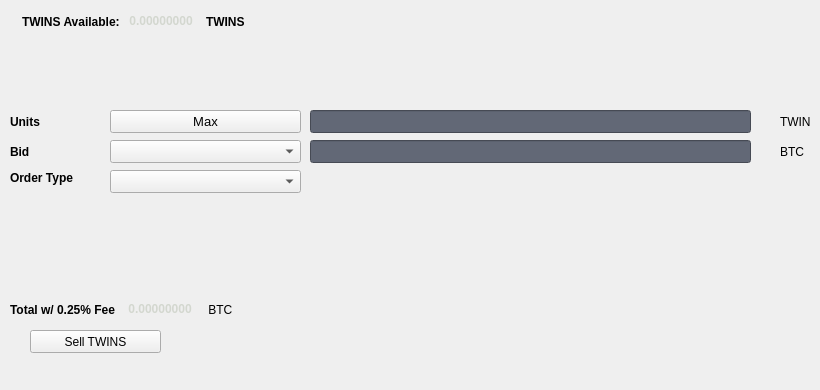
   <widget class="QWidget" name="SellTab">
    <attribute name="title">
     <string>Sell</string>
    </attribute>
    <widget class="QLabel" name="label_16">
     <property name="geometry">
      <rect>
       <x>780</x>
       <y>140</y>
       <width>31</width>
       <height>23</height>
      </rect>
     </property>
     <property name="text">
      <string>BTC</string>
     </property>
    </widget>
    <widget class="QComboBox" name="SellBidcomboBox">
     <property name="geometry">
      <rect>
       <x>110</x>
       <y>140</y>
       <width>191</width>
       <height>23</height>
      </rect>
     </property>
     <property name="font">
      <font>
       <pointsize>10</pointsize>
      </font>
     </property>
    </widget>
    <widget class="QLabel" name="label_18">
     <property name="geometry">
      <rect>
       <x>10</x>
       <y>110</y>
       <width>46</width>
       <height>23</height>
      </rect>
     </property>
     <property name="font">
      <font>
       <weight>75</weight>
       <bold>true</bold>
      </font>
     </property>
     <property name="text">
      <string>Units</string>
     </property>
    </widget>
    <widget class="QPushButton" name="Sell_Max_Amount">
     <property name="geometry">
      <rect>
       <x>110</x>
       <y>110</y>
       <width>191</width>
       <height>23</height>
      </rect>
     </property>
     <property name="font">
      <font>
       <pointsize>10</pointsize>
      </font>
     </property>
     <property name="text">
      <string>Max</string>
     </property>
    </widget>
    <widget class="QLabel" name="label_20">
     <property name="geometry">
      <rect>
       <x>10</x>
       <y>170</y>
       <width>91</width>
       <height>16</height>
      </rect>
     </property>
     <property name="font">
      <font>
       <weight>75</weight>
       <bold>true</bold>
      </font>
     </property>
     <property name="text">
      <string>Order Type</string>
     </property>
    </widget>
    <widget class="QComboBox" name="SellOrdertypeCombo">
     <property name="geometry">
      <rect>
       <x>110</x>
       <y>170</y>
       <width>191</width>
       <height>23</height>
      </rect>
     </property>
     <property name="font">
      <font>
       <pointsize>10</pointsize>
      </font>
     </property>
    </widget>
    <widget class="QLabel" name="label_21">
     <property name="geometry">
      <rect>
       <x>10</x>
       <y>140</y>
       <width>46</width>
       <height>23</height>
      </rect>
     </property>
     <property name="font">
      <font>
       <weight>75</weight>
       <bold>true</bold>
      </font>
     </property>
     <property name="text">
      <string>Bid</string>
     </property>
    </widget>
    <widget class="QLabel" name="label_22">
     <property name="geometry">
      <rect>
       <x>780</x>
       <y>110</y>
       <width>31</width>
       <height>23</height>
      </rect>
     </property>
     <property name="text">
      <string>TWINS</string>
     </property>
    </widget>
    <widget class="QLineEdit" name="UnitsInputTWINS">
     <property name="geometry">
      <rect>
       <x>310</x>
       <y>110</y>
       <width>441</width>
       <height>23</height>
      </rect>
     </property>
     <property name="font">
      <font>
       <pointsize>9</pointsize>
       <weight>75</weight>
       <bold>true</bold>
      </font>
     </property>
     <property name="styleSheet">
      <string notr="true">background-color:rgb(98, 104, 118);
color:rgb(211, 215, 207);</string>
     </property>
    </widget>
    <widget class="QLineEdit" name="SellBidPriceEdit">
     <property name="geometry">
      <rect>
       <x>310</x>
       <y>140</y>
       <width>441</width>
       <height>23</height>
      </rect>
     </property>
     <property name="font">
      <font>
       <pointsize>9</pointsize>
       <weight>75</weight>
       <bold>true</bold>
      </font>
     </property>
     <property name="styleSheet">
      <string notr="true">background-color:rgb(98, 104, 118);
color:rgb(211, 215, 207);</string>
     </property>
    </widget>
    <widget class="QPushButton" name="SellTWINSBTN">
     <property name="geometry">
      <rect>
       <x>30</x>
       <y>330</y>
       <width>131</width>
       <height>23</height>
      </rect>
     </property>
     <property name="text">
      <string>Sell TWINS</string>
     </property>
     <property name="icon">
      <iconset resource="../twins.qrc">
       <normaloff>:/icons/bitcoin</normaloff>:/icons/bitcoin</iconset>
     </property>
    </widget>
    <widget class="QWidget" name="layoutWidget3">
     <property name="geometry">
      <rect>
       <x>22</x>
       <y>12</y>
       <width>258</width>
       <height>19</height>
      </rect>
     </property>
     <layout class="QHBoxLayout" name="horizontalLayout">
      <item>
       <widget class="QLabel" name="label232_2">
        <property name="font">
         <font>
          <weight>75</weight>
          <bold>true</bold>
         </font>
        </property>
        <property name="text">
         <string>TWINS Available:</string>
        </property>
       </widget>
      </item>
      <item>
       <widget class="QLabel" name="TWINSAvailableLabel">
        <property name="palette">
         <palette>
          <active>
           <colorrole role="WindowText">
            <brush brushstyle="SolidPattern">
             <color alpha="255">
              <red>211</red>
              <green>215</green>
              <blue>207</blue>
             </color>
            </brush>
           </colorrole>
           <colorrole role="Button">
            <brush brushstyle="SolidPattern">
             <color alpha="255">
              <red>70</red>
              <green>81</green>
              <blue>86</blue>
             </color>
            </brush>
           </colorrole>
           <colorrole role="Light">
            <brush brushstyle="SolidPattern">
             <color alpha="255">
              <red>0</red>
              <green>255</green>
              <blue>0</blue>
             </color>
            </brush>
           </colorrole>
           <colorrole role="Midlight">
            <brush brushstyle="SolidPattern">
             <color alpha="255">
              <red>0</red>
              <green>212</green>
              <blue>0</blue>
             </color>
            </brush>
           </colorrole>
           <colorrole role="Dark">
            <brush brushstyle="SolidPattern">
             <color alpha="255">
              <red>0</red>
              <green>85</green>
              <blue>0</blue>
             </color>
            </brush>
           </colorrole>
           <colorrole role="Mid">
            <brush brushstyle="SolidPattern">
             <color alpha="255">
              <red>0</red>
              <green>113</green>
              <blue>0</blue>
             </color>
            </brush>
           </colorrole>
           <colorrole role="Text">
            <brush brushstyle="SolidPattern">
             <color alpha="255">
              <red>211</red>
              <green>215</green>
              <blue>207</blue>
             </color>
            </brush>
           </colorrole>
           <colorrole role="BrightText">
            <brush brushstyle="SolidPattern">
             <color alpha="255">
              <red>255</red>
              <green>255</green>
              <blue>255</blue>
             </color>
            </brush>
           </colorrole>
           <colorrole role="ButtonText">
            <brush brushstyle="SolidPattern">
             <color alpha="255">
              <red>211</red>
              <green>215</green>
              <blue>207</blue>
             </color>
            </brush>
           </colorrole>
           <colorrole role="Base">
            <brush brushstyle="SolidPattern">
             <color alpha="255">
              <red>70</red>
              <green>81</green>
              <blue>86</blue>
             </color>
            </brush>
           </colorrole>
           <colorrole role="Window">
            <brush brushstyle="SolidPattern">
             <color alpha="255">
              <red>70</red>
              <green>81</green>
              <blue>86</blue>
             </color>
            </brush>
           </colorrole>
           <colorrole role="Shadow">
            <brush brushstyle="SolidPattern">
             <color alpha="255">
              <red>0</red>
              <green>0</green>
              <blue>0</blue>
             </color>
            </brush>
           </colorrole>
           <colorrole role="AlternateBase">
            <brush brushstyle="SolidPattern">
             <color alpha="255">
              <red>127</red>
              <green>212</green>
              <blue>127</blue>
             </color>
            </brush>
           </colorrole>
           <colorrole role="ToolTipBase">
            <brush brushstyle="SolidPattern">
             <color alpha="255">
              <red>255</red>
              <green>255</green>
              <blue>220</blue>
             </color>
            </brush>
           </colorrole>
           <colorrole role="ToolTipText">
            <brush brushstyle="SolidPattern">
             <color alpha="255">
              <red>0</red>
              <green>0</green>
              <blue>0</blue>
             </color>
            </brush>
           </colorrole>
          </active>
          <inactive>
           <colorrole role="WindowText">
            <brush brushstyle="SolidPattern">
             <color alpha="255">
              <red>211</red>
              <green>215</green>
              <blue>207</blue>
             </color>
            </brush>
           </colorrole>
           <colorrole role="Button">
            <brush brushstyle="SolidPattern">
             <color alpha="255">
              <red>70</red>
              <green>81</green>
              <blue>86</blue>
             </color>
            </brush>
           </colorrole>
           <colorrole role="Light">
            <brush brushstyle="SolidPattern">
             <color alpha="255">
              <red>0</red>
              <green>255</green>
              <blue>0</blue>
             </color>
            </brush>
           </colorrole>
           <colorrole role="Midlight">
            <brush brushstyle="SolidPattern">
             <color alpha="255">
              <red>0</red>
              <green>212</green>
              <blue>0</blue>
             </color>
            </brush>
           </colorrole>
           <colorrole role="Dark">
            <brush brushstyle="SolidPattern">
             <color alpha="255">
              <red>0</red>
              <green>85</green>
              <blue>0</blue>
             </color>
            </brush>
           </colorrole>
           <colorrole role="Mid">
            <brush brushstyle="SolidPattern">
             <color alpha="255">
              <red>0</red>
              <green>113</green>
              <blue>0</blue>
             </color>
            </brush>
           </colorrole>
           <colorrole role="Text">
            <brush brushstyle="SolidPattern">
             <color alpha="255">
              <red>211</red>
              <green>215</green>
              <blue>207</blue>
             </color>
            </brush>
           </colorrole>
           <colorrole role="BrightText">
            <brush brushstyle="SolidPattern">
             <color alpha="255">
              <red>255</red>
              <green>255</green>
              <blue>255</blue>
             </color>
            </brush>
           </colorrole>
           <colorrole role="ButtonText">
            <brush brushstyle="SolidPattern">
             <color alpha="255">
              <red>211</red>
              <green>215</green>
              <blue>207</blue>
             </color>
            </brush>
           </colorrole>
           <colorrole role="Base">
            <brush brushstyle="SolidPattern">
             <color alpha="255">
              <red>70</red>
              <green>81</green>
              <blue>86</blue>
             </color>
            </brush>
           </colorrole>
           <colorrole role="Window">
            <brush brushstyle="SolidPattern">
             <color alpha="255">
              <red>70</red>
              <green>81</green>
              <blue>86</blue>
             </color>
            </brush>
           </colorrole>
           <colorrole role="Shadow">
            <brush brushstyle="SolidPattern">
             <color alpha="255">
              <red>0</red>
              <green>0</green>
              <blue>0</blue>
             </color>
            </brush>
           </colorrole>
           <colorrole role="AlternateBase">
            <brush brushstyle="SolidPattern">
             <color alpha="255">
              <red>127</red>
              <green>212</green>
              <blue>127</blue>
             </color>
            </brush>
           </colorrole>
           <colorrole role="ToolTipBase">
            <brush brushstyle="SolidPattern">
             <color alpha="255">
              <red>255</red>
              <green>255</green>
              <blue>220</blue>
             </color>
            </brush>
           </colorrole>
           <colorrole role="ToolTipText">
            <brush brushstyle="SolidPattern">
             <color alpha="255">
              <red>0</red>
              <green>0</green>
              <blue>0</blue>
             </color>
            </brush>
           </colorrole>
          </inactive>
          <disabled>
           <colorrole role="WindowText">
            <brush brushstyle="SolidPattern">
             <color alpha="255">
              <red>211</red>
              <green>215</green>
              <blue>207</blue>
             </color>
            </brush>
           </colorrole>
           <colorrole role="Button">
            <brush brushstyle="SolidPattern">
             <color alpha="255">
              <red>70</red>
              <green>81</green>
              <blue>86</blue>
             </color>
            </brush>
           </colorrole>
           <colorrole role="Light">
            <brush brushstyle="SolidPattern">
             <color alpha="255">
              <red>0</red>
              <green>255</green>
              <blue>0</blue>
             </color>
            </brush>
           </colorrole>
           <colorrole role="Midlight">
            <brush brushstyle="SolidPattern">
             <color alpha="255">
              <red>0</red>
              <green>212</green>
              <blue>0</blue>
             </color>
            </brush>
           </colorrole>
           <colorrole role="Dark">
            <brush brushstyle="SolidPattern">
             <color alpha="255">
              <red>0</red>
              <green>85</green>
              <blue>0</blue>
             </color>
            </brush>
           </colorrole>
           <colorrole role="Mid">
            <brush brushstyle="SolidPattern">
             <color alpha="255">
              <red>0</red>
              <green>113</green>
              <blue>0</blue>
             </color>
            </brush>
           </colorrole>
           <colorrole role="Text">
            <brush brushstyle="SolidPattern">
             <color alpha="255">
              <red>211</red>
              <green>215</green>
              <blue>207</blue>
             </color>
            </brush>
           </colorrole>
           <colorrole role="BrightText">
            <brush brushstyle="SolidPattern">
             <color alpha="255">
              <red>255</red>
              <green>255</green>
              <blue>255</blue>
             </color>
            </brush>
           </colorrole>
           <colorrole role="ButtonText">
            <brush brushstyle="SolidPattern">
             <color alpha="255">
              <red>211</red>
              <green>215</green>
              <blue>207</blue>
             </color>
            </brush>
           </colorrole>
           <colorrole role="Base">
            <brush brushstyle="SolidPattern">
             <color alpha="255">
              <red>70</red>
              <green>81</green>
              <blue>86</blue>
             </color>
            </brush>
           </colorrole>
           <colorrole role="Window">
            <brush brushstyle="SolidPattern">
             <color alpha="255">
              <red>70</red>
              <green>81</green>
              <blue>86</blue>
             </color>
            </brush>
           </colorrole>
           <colorrole role="Shadow">
            <brush brushstyle="SolidPattern">
             <color alpha="255">
              <red>0</red>
              <green>0</green>
              <blue>0</blue>
             </color>
            </brush>
           </colorrole>
           <colorrole role="AlternateBase">
            <brush brushstyle="SolidPattern">
             <color alpha="255">
              <red>0</red>
              <green>170</green>
              <blue>0</blue>
             </color>
            </brush>
           </colorrole>
           <colorrole role="ToolTipBase">
            <brush brushstyle="SolidPattern">
             <color alpha="255">
              <red>255</red>
              <green>255</green>
              <blue>220</blue>
             </color>
            </brush>
           </colorrole>
           <colorrole role="ToolTipText">
            <brush brushstyle="SolidPattern">
             <color alpha="255">
              <red>0</red>
              <green>0</green>
              <blue>0</blue>
             </color>
            </brush>
           </colorrole>
          </disabled>
         </palette>
        </property>
        <property name="font">
         <font>
          <weight>75</weight>
          <bold>true</bold>
         </font>
        </property>
        <property name="text">
         <string> 0.00000000 </string>
        </property>
        <property name="textInteractionFlags">
         <set>Qt::LinksAccessibleByMouse|Qt::TextSelectableByKeyboard|Qt::TextSelectableByMouse</set>
        </property>
       </widget>
      </item>
      <item>
       <widget class="QLabel" name="labelTWINS">
        <property name="font">
         <font>
          <weight>75</weight>
          <bold>true</bold>
         </font>
        </property>
        <property name="text">
         <string>TWINS</string>
        </property>
       </widget>
      </item>
     </layout>
    </widget>
    <widget class="QWidget" name="layoutWidget">
     <property name="geometry">
      <rect>
       <x>10</x>
       <y>300</y>
       <width>268</width>
       <height>19</height>
      </rect>
     </property>
     <layout class="QHBoxLayout" name="horizontalLayout_2">
      <item>
       <widget class="QLabel" name="label_19">
        <property name="font">
         <font>
          <weight>75</weight>
          <bold>true</bold>
         </font>
        </property>
        <property name="text">
         <string>Total w/ 0.25% Fee </string>
        </property>
       </widget>
      </item>
      <item>
       <widget class="QLabel" name="SellCostLabel">
        <property name="palette">
         <palette>
          <active>
           <colorrole role="WindowText">
            <brush brushstyle="SolidPattern">
             <color alpha="255">
              <red>211</red>
              <green>215</green>
              <blue>207</blue>
             </color>
            </brush>
           </colorrole>
           <colorrole role="Button">
            <brush brushstyle="SolidPattern">
             <color alpha="255">
              <red>70</red>
              <green>81</green>
              <blue>86</blue>
             </color>
            </brush>
           </colorrole>
           <colorrole role="Light">
            <brush brushstyle="SolidPattern">
             <color alpha="255">
              <red>0</red>
              <green>255</green>
              <blue>0</blue>
             </color>
            </brush>
           </colorrole>
           <colorrole role="Midlight">
            <brush brushstyle="SolidPattern">
             <color alpha="255">
              <red>0</red>
              <green>212</green>
              <blue>0</blue>
             </color>
            </brush>
           </colorrole>
           <colorrole role="Dark">
            <brush brushstyle="SolidPattern">
             <color alpha="255">
              <red>0</red>
              <green>85</green>
              <blue>0</blue>
             </color>
            </brush>
           </colorrole>
           <colorrole role="Mid">
            <brush brushstyle="SolidPattern">
             <color alpha="255">
              <red>0</red>
              <green>113</green>
              <blue>0</blue>
             </color>
            </brush>
           </colorrole>
           <colorrole role="Text">
            <brush brushstyle="SolidPattern">
             <color alpha="255">
              <red>211</red>
              <green>215</green>
              <blue>207</blue>
             </color>
            </brush>
           </colorrole>
           <colorrole role="BrightText">
            <brush brushstyle="SolidPattern">
             <color alpha="255">
              <red>255</red>
              <green>255</green>
              <blue>255</blue>
             </color>
            </brush>
           </colorrole>
           <colorrole role="ButtonText">
            <brush brushstyle="SolidPattern">
             <color alpha="255">
              <red>211</red>
              <green>215</green>
              <blue>207</blue>
             </color>
            </brush>
           </colorrole>
           <colorrole role="Base">
            <brush brushstyle="SolidPattern">
             <color alpha="255">
              <red>70</red>
              <green>81</green>
              <blue>86</blue>
             </color>
            </brush>
           </colorrole>
           <colorrole role="Window">
            <brush brushstyle="SolidPattern">
             <color alpha="255">
              <red>70</red>
              <green>81</green>
              <blue>86</blue>
             </color>
            </brush>
           </colorrole>
           <colorrole role="Shadow">
            <brush brushstyle="SolidPattern">
             <color alpha="255">
              <red>0</red>
              <green>0</green>
              <blue>0</blue>
             </color>
            </brush>
           </colorrole>
           <colorrole role="AlternateBase">
            <brush brushstyle="SolidPattern">
             <color alpha="255">
              <red>127</red>
              <green>212</green>
              <blue>127</blue>
             </color>
            </brush>
           </colorrole>
           <colorrole role="ToolTipBase">
            <brush brushstyle="SolidPattern">
             <color alpha="255">
              <red>255</red>
              <green>255</green>
              <blue>220</blue>
             </color>
            </brush>
           </colorrole>
           <colorrole role="ToolTipText">
            <brush brushstyle="SolidPattern">
             <color alpha="255">
              <red>0</red>
              <green>0</green>
              <blue>0</blue>
             </color>
            </brush>
           </colorrole>
          </active>
          <inactive>
           <colorrole role="WindowText">
            <brush brushstyle="SolidPattern">
             <color alpha="255">
              <red>211</red>
              <green>215</green>
              <blue>207</blue>
             </color>
            </brush>
           </colorrole>
           <colorrole role="Button">
            <brush brushstyle="SolidPattern">
             <color alpha="255">
              <red>70</red>
              <green>81</green>
              <blue>86</blue>
             </color>
            </brush>
           </colorrole>
           <colorrole role="Light">
            <brush brushstyle="SolidPattern">
             <color alpha="255">
              <red>0</red>
              <green>255</green>
              <blue>0</blue>
             </color>
            </brush>
           </colorrole>
           <colorrole role="Midlight">
            <brush brushstyle="SolidPattern">
             <color alpha="255">
              <red>0</red>
              <green>212</green>
              <blue>0</blue>
             </color>
            </brush>
           </colorrole>
           <colorrole role="Dark">
            <brush brushstyle="SolidPattern">
             <color alpha="255">
              <red>0</red>
              <green>85</green>
              <blue>0</blue>
             </color>
            </brush>
           </colorrole>
           <colorrole role="Mid">
            <brush brushstyle="SolidPattern">
             <color alpha="255">
              <red>0</red>
              <green>113</green>
              <blue>0</blue>
             </color>
            </brush>
           </colorrole>
           <colorrole role="Text">
            <brush brushstyle="SolidPattern">
             <color alpha="255">
              <red>211</red>
              <green>215</green>
              <blue>207</blue>
             </color>
            </brush>
           </colorrole>
           <colorrole role="BrightText">
            <brush brushstyle="SolidPattern">
             <color alpha="255">
              <red>255</red>
              <green>255</green>
              <blue>255</blue>
             </color>
            </brush>
           </colorrole>
           <colorrole role="ButtonText">
            <brush brushstyle="SolidPattern">
             <color alpha="255">
              <red>211</red>
              <green>215</green>
              <blue>207</blue>
             </color>
            </brush>
           </colorrole>
           <colorrole role="Base">
            <brush brushstyle="SolidPattern">
             <color alpha="255">
              <red>70</red>
              <green>81</green>
              <blue>86</blue>
             </color>
            </brush>
           </colorrole>
           <colorrole role="Window">
            <brush brushstyle="SolidPattern">
             <color alpha="255">
              <red>70</red>
              <green>81</green>
              <blue>86</blue>
             </color>
            </brush>
           </colorrole>
           <colorrole role="Shadow">
            <brush brushstyle="SolidPattern">
             <color alpha="255">
              <red>0</red>
              <green>0</green>
              <blue>0</blue>
             </color>
            </brush>
           </colorrole>
           <colorrole role="AlternateBase">
            <brush brushstyle="SolidPattern">
             <color alpha="255">
              <red>127</red>
              <green>212</green>
              <blue>127</blue>
             </color>
            </brush>
           </colorrole>
           <colorrole role="ToolTipBase">
            <brush brushstyle="SolidPattern">
             <color alpha="255">
              <red>255</red>
              <green>255</green>
              <blue>220</blue>
             </color>
            </brush>
           </colorrole>
           <colorrole role="ToolTipText">
            <brush brushstyle="SolidPattern">
             <color alpha="255">
              <red>0</red>
              <green>0</green>
              <blue>0</blue>
             </color>
            </brush>
           </colorrole>
          </inactive>
          <disabled>
           <colorrole role="WindowText">
            <brush brushstyle="SolidPattern">
             <color alpha="255">
              <red>211</red>
              <green>215</green>
              <blue>207</blue>
             </color>
            </brush>
           </colorrole>
           <colorrole role="Button">
            <brush brushstyle="SolidPattern">
             <color alpha="255">
              <red>70</red>
              <green>81</green>
              <blue>86</blue>
             </color>
            </brush>
           </colorrole>
           <colorrole role="Light">
            <brush brushstyle="SolidPattern">
             <color alpha="255">
              <red>0</red>
              <green>255</green>
              <blue>0</blue>
             </color>
            </brush>
           </colorrole>
           <colorrole role="Midlight">
            <brush brushstyle="SolidPattern">
             <color alpha="255">
              <red>0</red>
              <green>212</green>
              <blue>0</blue>
             </color>
            </brush>
           </colorrole>
           <colorrole role="Dark">
            <brush brushstyle="SolidPattern">
             <color alpha="255">
              <red>0</red>
              <green>85</green>
              <blue>0</blue>
             </color>
            </brush>
           </colorrole>
           <colorrole role="Mid">
            <brush brushstyle="SolidPattern">
             <color alpha="255">
              <red>0</red>
              <green>113</green>
              <blue>0</blue>
             </color>
            </brush>
           </colorrole>
           <colorrole role="Text">
            <brush brushstyle="SolidPattern">
             <color alpha="255">
              <red>211</red>
              <green>215</green>
              <blue>207</blue>
             </color>
            </brush>
           </colorrole>
           <colorrole role="BrightText">
            <brush brushstyle="SolidPattern">
             <color alpha="255">
              <red>255</red>
              <green>255</green>
              <blue>255</blue>
             </color>
            </brush>
           </colorrole>
           <colorrole role="ButtonText">
            <brush brushstyle="SolidPattern">
             <color alpha="255">
              <red>211</red>
              <green>215</green>
              <blue>207</blue>
             </color>
            </brush>
           </colorrole>
           <colorrole role="Base">
            <brush brushstyle="SolidPattern">
             <color alpha="255">
              <red>70</red>
              <green>81</green>
              <blue>86</blue>
             </color>
            </brush>
           </colorrole>
           <colorrole role="Window">
            <brush brushstyle="SolidPattern">
             <color alpha="255">
              <red>70</red>
              <green>81</green>
              <blue>86</blue>
             </color>
            </brush>
           </colorrole>
           <colorrole role="Shadow">
            <brush brushstyle="SolidPattern">
             <color alpha="255">
              <red>0</red>
              <green>0</green>
              <blue>0</blue>
             </color>
            </brush>
           </colorrole>
           <colorrole role="AlternateBase">
            <brush brushstyle="SolidPattern">
             <color alpha="255">
              <red>0</red>
              <green>170</green>
              <blue>0</blue>
             </color>
            </brush>
           </colorrole>
           <colorrole role="ToolTipBase">
            <brush brushstyle="SolidPattern">
             <color alpha="255">
              <red>255</red>
              <green>255</green>
              <blue>220</blue>
             </color>
            </brush>
           </colorrole>
           <colorrole role="ToolTipText">
            <brush brushstyle="SolidPattern">
             <color alpha="255">
              <red>0</red>
              <green>0</green>
              <blue>0</blue>
             </color>
            </brush>
           </colorrole>
          </disabled>
         </palette>
        </property>
        <property name="font">
         <font>
          <weight>75</weight>
          <bold>true</bold>
         </font>
        </property>
        <property name="autoFillBackground">
         <bool>false</bool>
        </property>
        <property name="text">
         <string> 0.00000000</string>
        </property>
        <property name="textInteractionFlags">
         <set>Qt::LinksAccessibleByMouse|Qt::TextSelectableByMouse</set>
        </property>
       </widget>
      </item>
      <item>
       <widget class="QLabel" name="label_17">
        <property name="font">
         <font>
          <weight>50</weight>
          <bold>false</bold>
         </font>
        </property>
        <property name="text">
         <string> BTC</string>
        </property>
       </widget>
      </item>
     </layout>
    </widget>
    <widget class="QLabel" name="label_23">
     <property name="geometry">
      <rect>
       <x>460</x>
       <y>300</y>
       <width>281</width>
       <height>81</height>
      </rect>
     </property>
     <property name="text">
      <string/>
     </property>
     <property name="pixmap">
      <pixmap>:/images/bittrex</pixmap>
     </property>
    </widget>
   </widget>
